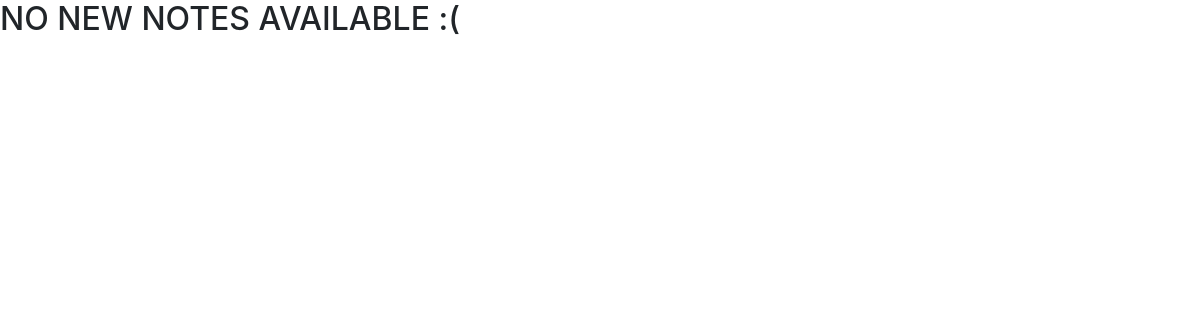
Before: /NotesMain/ with the older database file.
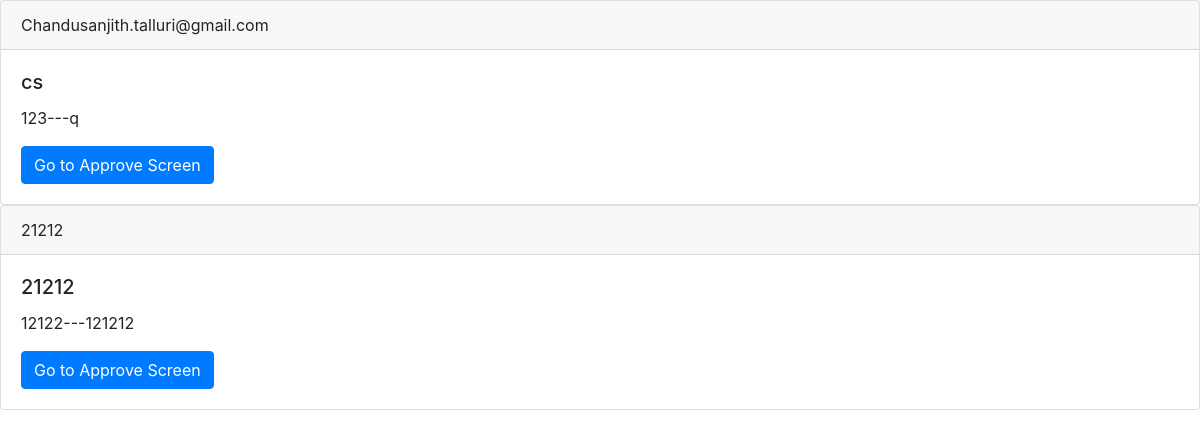
After: the same page with the newer database file.
### vtu/models.py (models this page shows, shortened)
class NewNotes(models.Model):
  device_id = models.CharField(max_length=16, default=" ")
  notes =  models.FileField(blank=True, null=True)
  name = models.CharField(max_length=40, default=" ")
  email = models.CharField(max_length=40, default=" ")
  contact = models.CharField(max_length=15, default=" ")
  address = models.CharField(max_length=240, default=" ")
  Description = models.CharField(max_length=240, default=" ")
  subjectID = models.CharField(max_length=240, default=" ")
  approved = models.BooleanField(default=False)

### vtu/template_views.py (the view)
# urls.py: path('NotesMain/', template_views.NotesMain),
def NotesMain(request):
    newNotes = NewNotes.objects.filter(approved=False)
    context = {
        'newNotes':newNotes,
    }
    return render(request, 'NotesMain.html', context)

### templates/NotesMain.html (shortened to what this page needs)
<link rel="stylesheet" href="https://stackpath.bootstrapcdn.com/bootstrap/4.3.1/css/bootstrap.min.css">
{% for notes in newNotes %}
<div class="card">
  <div class="card-header">
    {{notes.email }}
  </div>
  <div class="card-body">
    <h5 class="card-title">{{notes.name}}</h5>
    <p class="card-text">{{notes.subjectID}}---{{notes.Description}}</p>
    <a href="/NoteApprove/{{notes.id}}/" class="btn btn-primary">Go to Approve Screen</a>
  </div>
</div>
{% empty %}
<h2>NO NEW NOTES AVAILABLE :(</h2>
{% endfor %}

Changed rows visible on the page:
added NewNotes: email "Chandusanjith.talluri@gmail.com", name "cs", subjectID "123", Description "q"
added NewNotes: email "21212", name "21212", subjectID "12122", Description "121212"
Other visible differences:
text no longer shown: "NO NEW NOTES AVAILABLE :("
